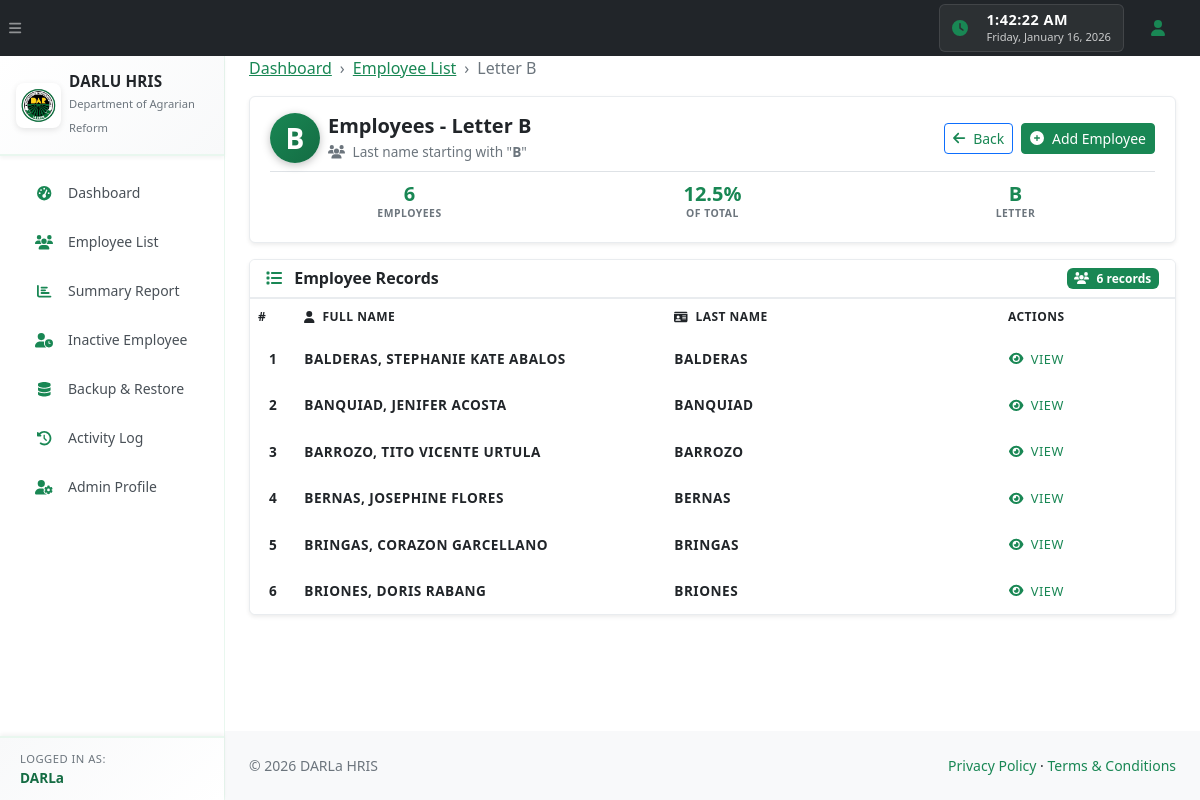
Screenshot of /employees.php?letter=B (signed in) with the database file from the repository.
### tables this page shows
CREATE TABLE `employees` (
  `id` int(10) unsigned NOT NULL AUTO_INCREMENT,
  `last_name` varchar(100) NOT NULL,
  `first_name` varchar(100) NOT NULL,
  `middle_name` varchar(100) DEFAULT NULL,
  `birthdate` date DEFAULT NULL,
  `home_address` varchar(255) DEFAULT NULL,
  `office` varchar(255) DEFAULT NULL,
  `contact_no` varchar(50) DEFAULT NULL,
  `email` varchar(150) DEFAULT NULL,
  `civil_status` varchar(50) DEFAULT NULL,
  `spouse_name` varchar(150) DEFAULT NULL,
  `spouse_contact_no` varchar(50) DEFAULT NULL,
  `employee_number` varchar(50) DEFAULT NULL,
  `bp_number` varchar(50) DEFAULT NULL,
  `pagibig_number` varchar(50) DEFAULT NULL,
  `philhealth_number` varchar(50) DEFAULT NULL,
  `tin_number` varchar(50) DEFAULT NULL,
  `sss_number` varchar(50) DEFAULT NULL,
  `gsis_number` varchar(50) DEFAULT NULL,
  `trainings` text DEFAULT NULL,
  `designations` text DEFAULT NULL,
  `leave_info` text DEFAULT NULL,
  `service_record` text DEFAULT NULL,
  `employment_status` varchar(100) DEFAULT NULL,
  `created_at` timestamp NOT NULL DEFAULT current_timestamp(),
  `updated_at` timestamp NOT NULL DEFAULT current_timestamp() ON UPDATE current_timestamp(),
  PRIMARY KEY (`id`),
  KEY `idx_last_name` (`last_name`)
);

### employees.php (the view, shortened to what this page needs)
<?php
require_once 'db.php';
$letter = isset($_GET['letter']) && preg_match('/^[A-Z]$/', $_GET['letter'])
    ? strtoupper($_GET['letter'])
    : 'A';
$whereConditions = [
    'last_name LIKE :prefix',
    '(employment_status IS NULL OR employment_status NOT IN ("RETIRED", "RESIGNED"))'
];
$queryParams = [':prefix' => $letter . '%'];
$sql = 'SELECT id, last_name, first_name, middle_name
        FROM employees
        WHERE ' . implode(' AND ', $whereConditions) . '
        ORDER BY last_name, first_name';
$stmt = $pdo->prepare($sql);
$stmt->execute($queryParams);
$employees = $stmt->fetchAll();
require_once 'header.php';
?>
<ol class="breadcrumb mb-3">
    <li class="breadcrumb-item"><a href="index.php">Dashboard</a></li>
    <li class="breadcrumb-item"><a href="employee_directory.php">Employee List</a></li>
    <li class="breadcrumb-item active">Letter <?= htmlspecialchars($letter) ?></li>
</ol>
<div class="card border-0 shadow-sm mb-3 professional-header-card compact-header">
    <div class="card-body p-3">
        <div class="row align-items-center">
            <div class="col-md-8">
                <div class="d-flex align-items-center">
                    <div class="letter-avatar me-2">
                        <div class="avatar-circle letter-circle compact-letter">
                            <?= htmlspecialchars($letter) ?>
                        </div>
                    </div>
                    <div>
                        <h1 class="h4 mb-0 fw-bold text-dark">Employees - Letter <?= htmlspecialchars($letter) ?></h1>
                        <p class="text-muted mb-0 small">
                            <i class="fas fa-users me-1"></i>
                            Last name starting with "<strong><?= htmlspecialchars($letter) ?></strong>"
                        </p>
                    </div>
                </div>
            </div>
            <div class="col-md-4 text-md-end mt-2 mt-md-0">
                <div class="d-flex flex-column flex-md-row gap-2 justify-content-md-end">
                    <?php
                    $backUrl = 'employee_directory.php';
                    ?>
                    <a href="<?= htmlspecialchars($backUrl) ?>" class="btn btn-outline-primary btn-sm">
                        <i class="fas fa-arrow-left me-1"></i> Back
                    </a>
                    <button
                        class="btn btn-primary btn-sm"
                        type="button"
                        data-bs-toggle="modal"
                        data-bs-target="#addEmployeeModal"
                    >
                        <i class="fas fa-plus-circle me-1"></i> Add Employee
                    </button>
                </div>
            </div>
        </div>
        <?php if (!empty($employees)): ?>
            <?php
            $stmtTotal = $pdo->query('SELECT COUNT(*) as total FROM employees WHERE (employment_status IS NULL OR employment_status NOT IN ("RETIRED", "RESIGNED"))');
            $totalAllEmployees = $stmtTotal->fetch()['total'];
            $percentage = $totalAllEmployees > 0 ? (count($employees) / $totalAllEmployees) * 100 : 0;
            ?>
            <div class="mt-2 pt-2 border-top">
                <div class="row text-center">
                    <div class="col-md-4">
                        <div class="stat-item-compact">
                            <div class="stat-number-compact"><?= count($employees) ?></div>
                            <div class="stat-label-compact">Employees</div>
                        </div>
                    </div>
                    <div class="col-md-4">
                        <div class="stat-item-compact">
                            <div class="stat-number-compact"><?= number_format($percentage, 1) ?>%</div>
                            <div class="stat-label-compact">Of Total</div>
                        </div>
                    </div>
                    <div class="col-md-4">
                        <div class="stat-item-compact">
                            <div class="stat-number-compact"><?= htmlspecialchars($letter) ?></div>
                            <div class="stat-label-compact">Letter</div>
                        </div>
                    </div>
                </div>
            </div>
        <?php endif; ?>
    </div>
</div>
<?php if (empty($employees)): ?>
    <div class="card border-0 shadow-sm">
        <div class="card-body text-center py-5">
            <i class="fas fa-users fa-3x text-muted mb-3"></i>
            <h5 class="text-muted">No Employees Found</h5>
            <p class="text-muted mb-0">
                No employees found whose last name starts with "<strong><?= htmlspecialchars($letter) ?></strong>".
            </p>
            <button class="btn btn-primary mt-3" type="button" data-bs-toggle="modal" data-bs-target="#addEmployeeModal">
                <i class="fas fa-plus-circle me-1"></i> Add First Employee
            </button>
        </div>
    </div>
<?php else: ?>
    <div class="card border-0 shadow-sm">
        <div class="card-header bg-white border-bottom py-2">
            <div class="d-flex justify-content-between align-items-center">
                <h6 class="card-title mb-0 fw-bold">
                    <i class="fas fa-list me-2 text-primary"></i>
                    Employee Records
                </h6>
                <span class="badge bg-primary">
                    <i class="fas fa-users me-1"></i>
                    <?= count($employees) ?> record<?= count($employees) === 1 ? '' : 's' ?>
                </span>
            </div>
        </div>
        <div class="card-body p-0">
            <div class="table-responsive">
                <table class="employee-table">
                    <thead>
                    <tr>
                        <th style="width: 5%;">#</th>
                        <th style="width: 40%;">
                            <i class="fas fa-user me-1"></i> Full Name
                        </th>
                        <th style="width: 25%;">
                            <i class="fas fa-id-card me-1"></i> Last Name
                        </th>
                        <th style="width: 30%;" class="text-center">Actions</th>
                    </tr>
                    </thead>
                    <tbody>
                    <?php $rowNumber = 1; ?>
                    <?php foreach ($employees as $emp): ?>
                        <?php
                        $fullName = trim($emp['last_name'] . ', ' . $emp['first_name'] . ($emp['middle_name'] ? ' ' . $emp['middle_name'] : ''));
                        ?>
                        <tr>
                            <td class="text-center text-muted" style="background-color: white;"><?= $rowNumber++ ?></td>
                            <td style="background-color: white;">
                                <strong><?= htmlspecialchars($fullName) ?></strong>
                            </td>
                            <td class="text-muted" style="background-color: white;"><?= htmlspecialchars($emp['last_name'] ?? '') ?></td>
                            <td class="text-center" style="background-color: white;">
                                <a href="employee.php?id=<?= (int)$emp['id'] ?>" class="btn btn-sm btn-outline-primary" style="font-size: 0.8rem; padding: 0.25rem 0.5rem;">
                                    <i class="fas fa-eye me-1"></i> View
                                </a>
                            </td>
                        </tr>
                    <?php endforeach; ?>
                    </tbody>
                </table>
            </div>
        </div>
    </div>
<?php endif; ?>
<?php
require_once 'footer.php';
?>

### rows the page displays
employees: fullName "BALDERAS, STEPHANIE KATE ABALOS", last_name "BALDERAS"
employees: fullName "BANQUIAD, JENIFER ACOSTA", last_name "BANQUIAD"
employees: fullName "BARROZO, TITO VICENTE URTULA", last_name "BARROZO"
employees: fullName "BERNAS, JOSEPHINE FLORES", last_name "BERNAS"
employees: fullName "BRINGAS, CORAZON GARCELLANO", last_name "BRINGAS"
employees: fullName "BRIONES, DORIS RABANG", last_name "BRIONES"

### other values shown
$adminUsername "DARLa"
$letter "B"
count($employees) "6"
$percentage "12.5"
